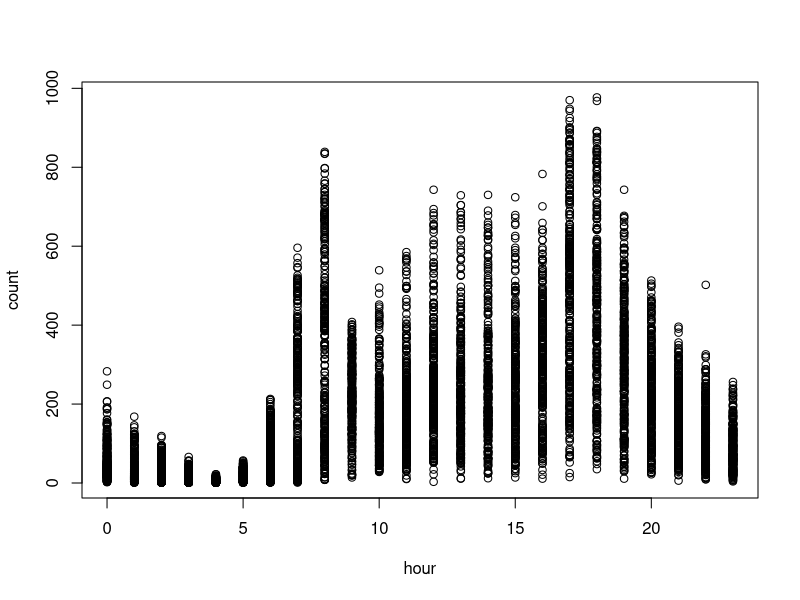
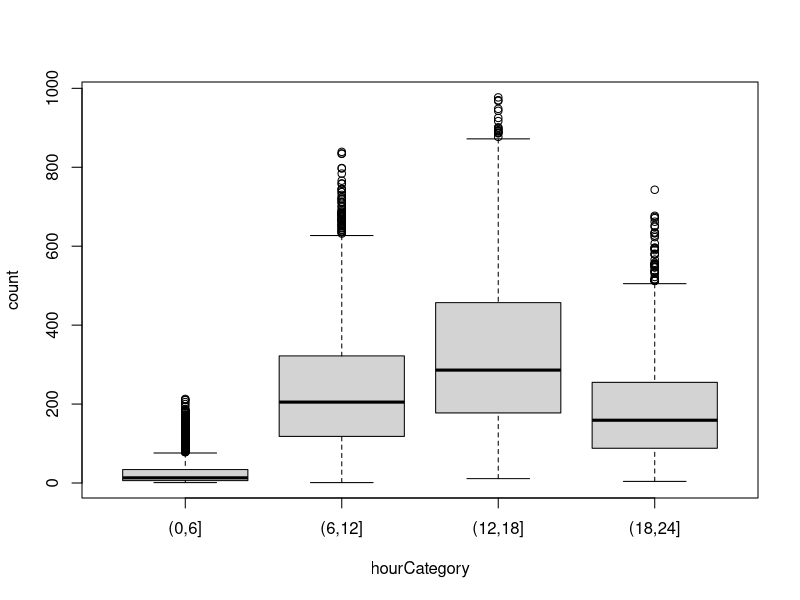
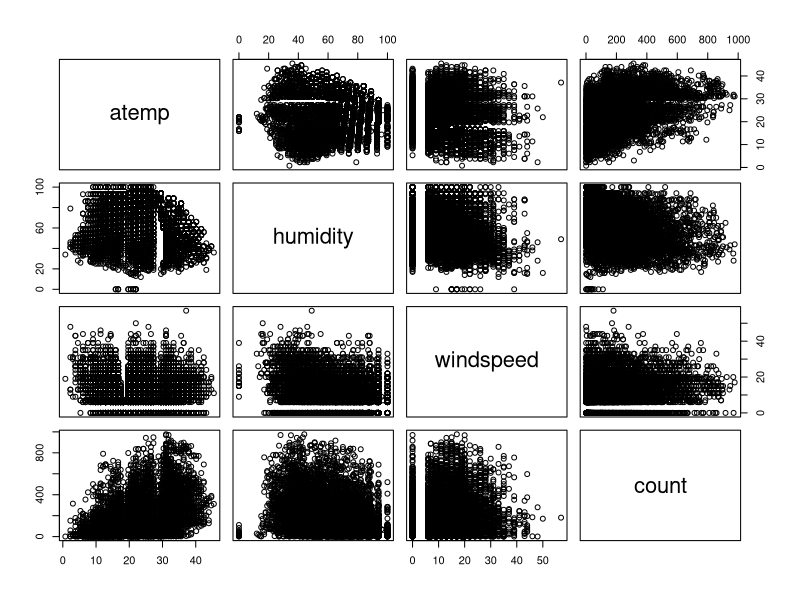
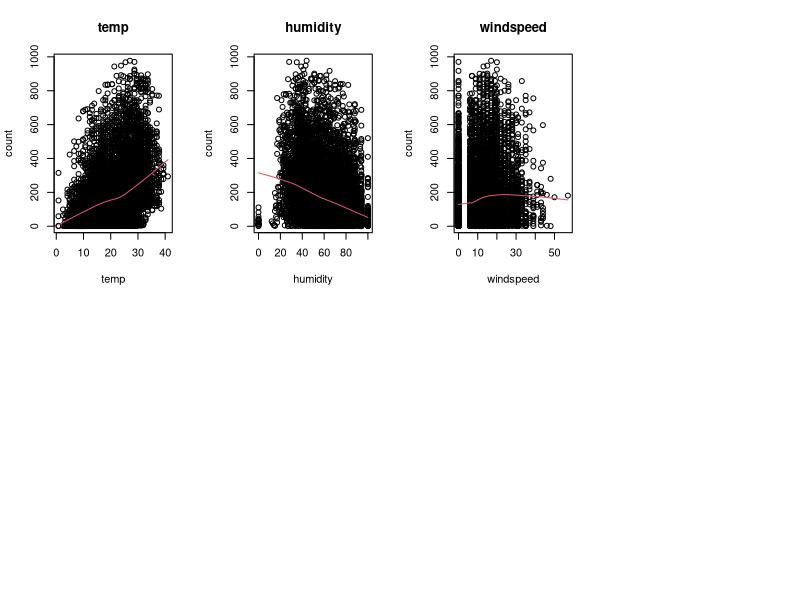
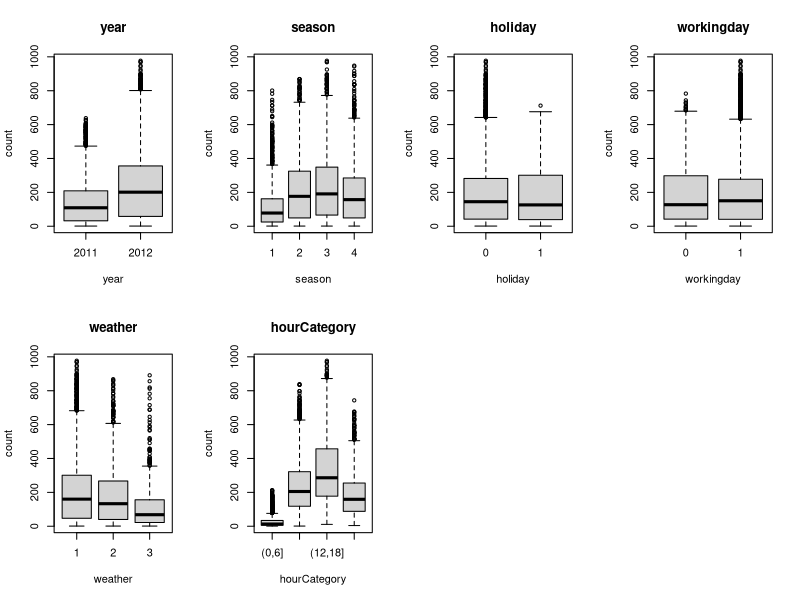
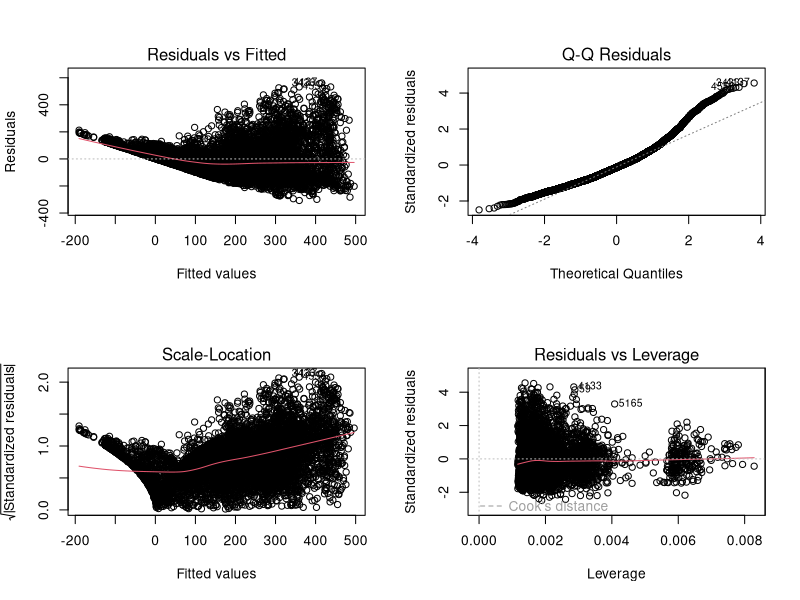

R code for these plots, in order: (Note: this script raises an error after producing the figures.)
############################################################
# Variables en el conjunto de datos:
#
# year - year
# hour - hour of the day (0-23)
# season -  1 = spring, 2 = summer, 3 = fall, 4 = winter 
# holiday - whether the day is considered a holiday
# workingday - whether the day is neither a weekend nor holiday
# weather - 1: Clear, Few clouds, Partly cloudy, Partly cloudy
#           2: Mist + Cloudy, Mist + Broken clouds, Mist + Few clouds, Mist
#           3: Light Snow, Light Rain + Thunderstorm + Scattered clouds, Light Rain + Scattered clouds
#           4: Heavy Rain + Ice Pallets + Thunderstorm + Mist, Snow + Fog 
# temp - temperature in Celsius
# atemp - "feels like" temperature in Celsius
# humidity - relative humidity
# windspeed - wind speed
# variable respuesta: count - number of total rentals
#
############################################################

#-----------------------------------------------------------
#
# Parte 1. Construir modelo
#
#-----------------------------------------------------------
##-- 1.Borra todos los objetos que tengas en memoria para que no te confundan en esta pr�ctica 
## Pista: instrucci�n rm o la escoba de la ventana superior derecha


############################################################
# Lectura de datos y inspeccion
############################################################
##-- 2.Lee los datos p1a_train.csv
## Pista: fija el directorio donde tienes los datos y leelos con la instruccion read.table
datos = read.table('p1a_train.csv', header = TRUE, sep = ';', dec = '.', stringsAsFactors = TRUE)

##-- 3. Visualiza los datos para asegurarte que los has leido correctamente. Haz una descriptiva y elimina la variable id de tus datos por comodidad (no la utilizaras)
##-- Pista: para describir tus datos, usa la instrucci�n summary. Para eliminar la variable asigna el valor NULL a toda la variable
summary(datos)
datos$id = NULL

############################################################
# Convertir variables no numericas a factores
############################################################
##-- 4. Ya te habr�s percatado que algunas variables estan codificadas con numeros pero en realidad son variables categ�ricas.
# Para que R las trate como tales debes transformalas a la clase factor. NO transformes la variable "hour" en ning�n caso
# Pista: la instruccion factor transforma las variables numericas en factores. P.ej, si quieres transformar a factor la variable
# season, tendr�s que hacer:
# datos$season <- factor(datos$season) 

datos$year = factor(datos$year)
#datos$hour = factor(datos$hour)
datos$season = factor(datos$season)
datos$holiday = factor(datos$holiday)
datos$workingday = factor(datos$workingday)
datos$weather = factor(datos$weather)


##-- 5. Inspecciona el comportamiento de la respuesta (count) en funci�n de la hora (hour) con alg�n gr�fico descriptivo.
# Seg�n lo que veas, discretiza la variable en distintas categorias y conviertela en un factor
# Pista: algun grafico hecho con boxplot o plot (con lowess opcional) te puede servir. Debes discretizar seg�n lo que te parezca m�s razonable. Por ejemplo,
# si crees que de 0 a 12 horas hay un comportamiento y de 12 a 23, otro, deber�s coger dos intervalos. Para categorizar la variable
# usa la instrucci�n cut o ifelse (si usas esta �ltima, transforma a factor posteriormente). La variable puede tener tantas categorias como
# desees pero recuerda el principio de parsimonia. Un consejo es que te guardes la nueva variable con otro nombre. As�, si te equivocas,
# conservar�s la variable original (Opcional: cuando lo tengas claro, puedes borrar la variable original si lo deseas)

plot(count~hour, datos)
# de 7 a 12, 13 a 19, 20 a 24, 24 a 6
datos$hourCategory = cut(datos$hour, 6*(0:4)) # TODO: los valores que son 0 se quedan sin valor
datos$hour = NULL
plot(count~hourCategory, datos)

############################################################
# Descriptiva
############################################################
##-- 6.Realiza la descriptiva para todos los pares de variables que tengas como num�ricas
# Pista: Usa la instrucci�n pairs (puede tardar unos segundos) usando solo las variables que sean numericas. Recuerda que si quieres seleccionar, por ejemplo, las variables
# 2,4 y 6 de los datos, lo puedes hacer con datos[,c(2,4,6)]
pairs(datos[, c(7:10)])

############################################################
# Eliminamos variables muy correlacionadas
############################################################
##-- 7. Hay 2 variables muy correlacionadas. No queremos variables muy correlacionadas en nuestro modelo.
# Elimina aquella de las dos que peor prediga la respuesta.
# Pista: Construye 2 modelos lineales (instruccion lm) con la variable respuesta en funci�n de cada una de estas variables. Quedate con aquella
# que tenga un R2 mayor y la otra eliminala

lmTemp = lm(count ~ temp, datos)
summary(lmTemp)
# R-squared = 0.1578 -> nos quedamos con esta

lmAtemp = lm(count ~ atemp, datos)
summary(lmAtemp)
# R-squared = 0.1537

# Elminamos atemp
datos$atemp = NULL

############################################################
# Descriptiva bivariante con la respuesta
############################################################
##-- 8a. Haz el diagrama bivariante de la respuesta (count) en funci�n de las variables 
##-- numericas que te quedan y dibuja un suavizado por encima. �Son relaciones lineales?
# Pista: usa plot para cada gr�fico y las funciones lines y lowess para el suavizado

par(mfrow=c(2,4))
for(i in 6:8){
  plot(datos$count~datos[,i],main=names(datos)[i],xlab=names(datos)[i],ylab="count")
  with(datos,lines(lowess(count~datos[,i]),col=2))
}

# No son relaciones lineales

##-- 8b. Haz los boxplots bivariantes con la respuesta (count) y las variables categ�ricas (factores)
# �Crees que influyen en la respuesta s�lo viendo la descriptiva?
# Pista: usa la funci�n boxplot

par(mfrow=c(2,4))
for(i in c(1, 2, 3, 4, 5, 10)){
  boxplot(datos$count~datos[,i],main=names(datos)[i],xlab=names(datos)[i],ylab="count")
}

# Holiday y working day no, y las otras vemos que tampoco, no hay categorias que distingan de forma clara el valor respuesta

############################################################
# Seleccion de modelo y variables
############################################################
##--9. Ajusta el modelo lineal con todas las variables que tengas e interpreta la salida de resultados (coeficientes, p-valores, R2, error residual...)
# Pista: Ajusta el modelo con la funci�n lm y guardalo en un objeto. Luego, haz el summary de dicho objeto.

mod.lm1 = lm(count~.,datos)
summary(mod.lm1)


##--10. Realiza una selecci�n autom�tica de variables y discute que ha pasado
# Pista: Usa la instrucci�n step para la selecci�n
mod.lm2 = step(mod.lm1)

############################################################
# Colinealidad
############################################################
##-- 11. Mira la colinealidad con la instrucci�n vif del paquete car.
##-- �Hay que eliminar alguna variable?�Cual eliminarias si tuvieses que eliminar una?
# Pista: Primero debes instalar y cargar el paquete car. Usa la funci�n vif para evaluar la colinealidad
library(car)
vif(mod.lm2)

############################################################
# Validacion
############################################################
##-- 12. Haz la validaci�n con el an�lisis de residuos
##-- �Se cumplen las premisas de linealidad, normalidad, homoscedasticidad, independencia?
# Pista: Haciendo plot del modelo podr�s evaluar las tres primeras premisas. Para la independencia, dibuja los residuos en el orden
# que te aparecen en los datos (funciones plot y resid)
par(mfrow=c(2,2))
plot(mod.lm2)

############################################################
# Transformacion de boxCox
############################################################
##-- 13. Si crees que no se cumple alguna premisa, haz la transformaci�n de boxCox para la variable respuesta 
##-- Escoge el valor de lambda que maximiza la funci�n y aplicala a la respuesta (count). Prueba tambien la transformacion logaritmica
# Pista: usa la funci�n de boxCox para conocer la lambda. Guardate las nuevas respuestas en unas nuevas variables llamadas countBC y countLog

par(mfrow=c(1,1))
bc <- boxCox(mod.lm2)
lamb = bc$x[which.max(bc$y)]


############################################################
# Nuevos modelos con respuestas transformadas
############################################################
##-- 14. Ajusta los modelos con las dos nuevas respuestas. �Cu�l predice mejor seg�n el R2?
# Pista: Ajusta los modelos con la instruccion lm

############################################################
# Validacion
############################################################
##-- 15. Haz la validacion para los 2 modelos anteriores
# Pista: Haciendo plot del modelo podr�s evaluar las tres primeras premisas. Para la independencia, dibuja los residuos en el orden
# que te aparecen en los datos (funciones plot y resid)


############################################################
# Transformaciones polinomicas
############################################################
##-- 16. Escoge la respuesta que creas mejor para tus datos (count,countBC,countLog). Mira si alguna de las variables numericas 
# se podria ajustar por un relaci�n no lineal de forma descriptiva
# Pista: si has cambiado de variable respuesta, vuelve a hacer los gr�ficos bivariantes y los suavizados

##-- 17. Para aquella o aquellas variables que lo creas necesario, ajusta un polinomio con todas las variables que tengas y
##-- vuelve a hacer la validacion


############################################################
# Observaciones influyentes
############################################################
##-- 18. Mira la distancia de cook para todas las observaciones. Aquellas que tengan la distancia de cook mayor, son m�s influyentes
##-- Si lo crees conveniente, elimina aquellas que creas que condicionan mucho el modelo y ajusta el modelo sin estas observaciones
# Pista: Usa la instruccion cooks.distance para obtener las distancias de cook. Para eliminar observaciones, create un nuevo conjunto de datos que no tenga dichas
# observaciones. Si, por ejemplo, quieres eliminar las observaciones 1, 2 y 5, entonces datos2 <- datos[-c(1,2,5),]
# Modelo definitivo


##-- 19. Opcional: haz todo lo que tu creas necesario para mejorar el modelo (si es que hay algo que lo pueda mejorar)

############################################################
#
# Parte 2. Hacer prediciones con la muestra test
#
############################################################
##-- 20. Lee los datos test (p1a_test.csv) con la instruccion read.table


############################################################
# Transformaciones en variables
############################################################
##-- 21. Haz EXACTAMENTE las mismas transformaciones que hicieste en el conjunto de entrenamiento (tranformar a factores
# algunas variables, eliminar variables, categorizar o cualquier otro cambio que hayas hecho). NO ELIMINES LA VARIABLE id (Identificador)


############################################################
# Calcular predicciones
############################################################
##-- 22. Usa la instrucci�n predict aplicada al modelo que tu has escogido para
##-- obtener las predicciones en la muestra test.
# Pista: la instruccion predict debe tener 2 parametros: el modelo final y los datos test con las variables transformadas. Guardate las
# prediciones en una variable del mismo conjunto de datos

############################################################
# Guardar fichero
############################################################
##-- 23. Escribe un fichero con solo dos columnas el identificador y la predici�n
# Pista: Usa la funcion write.table y sigue escrupulosamente las instrucciones del enunciado para generar este fichero
# (quote = FALSE, sep = ";", row.names = FALSE, col.names = FALSE)